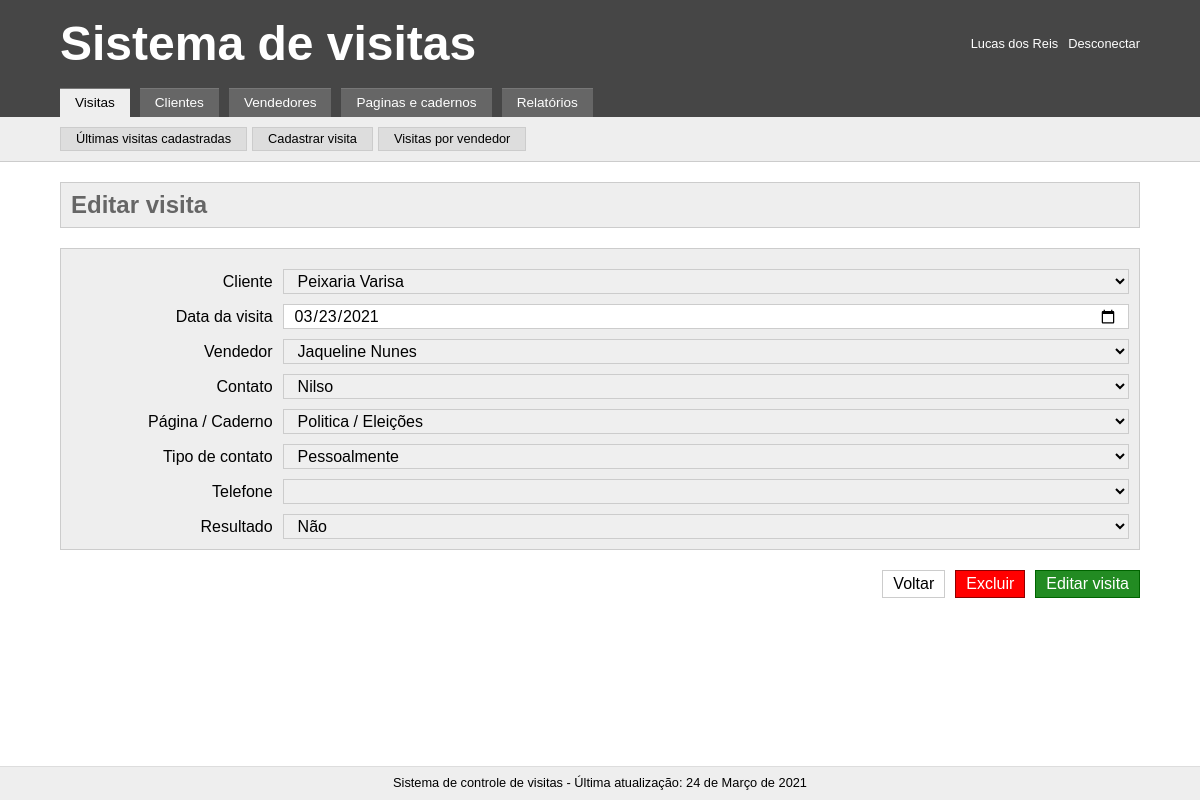
Page /index.php?tab=visitas&subtab=editar_visita&visit=7&client=Peixaria Varisa (signed in) on the committed database.
### tables this page shows
CREATE TABLE `visits` (
  `id` int(11) NOT NULL,
  `date` varchar(20) NOT NULL,
  `seller` varchar(255) NOT NULL,
  `client` varchar(255) NOT NULL,
  `contact` varchar(255) NOT NULL,
  `page` varchar(100) NOT NULL,
  `type` varchar(50) NOT NULL,
  `phone` varchar(30) NOT NULL,
  `result` varchar(20) NOT NULL
);

CREATE TABLE `clients` (
  `id` int(11) NOT NULL,
  `name` varchar(255) NOT NULL,
  `city` varchar(50) NOT NULL,
  `address` varchar(255) NOT NULL,
  `phone` varchar(255) NOT NULL,
  `contact` varchar(255) NOT NULL
);

CREATE TABLE `sellers` (
  `id` int(11) NOT NULL,
  `name` varchar(255) NOT NULL,
  `seller_number` varchar(10) NOT NULL
);

CREATE TABLE `pages` (
  `id` int(11) NOT NULL,
  `name` varchar(255) NOT NULL
);

### _include/crud.php (called while the page is built, shortened)
<?php
$infoSellers = $pdo->query("SELECT * FROM sellers")->fetchAll();
$infoClients = $pdo->query("SELECT * FROM clients")->fetchAll();
$infoPages = $pdo->query("SELECT * FROM pages")->fetchAll();
$infoVisits = $pdo->query("SELECT * FROM visits")->fetchAll();

### _include/visitas.php (the view, shortened to what this page needs)
<nav class="opcoes">
	<div class="content">
		<a href="index.php?tab=visitas&subtab=ultimas_visitas_cadastradas">Últimas visitas cadastradas</a>
		<a href="index.php?tab=visitas&subtab=cadastrar_visita">Cadastrar visita</a>
		<a href="index.php?tab=visitas&subtab=visitas_por_vendedor">Visitas por vendedor</a>
	</div>
</nav>
<div class="content">
	<h2><?php
	$h2 = ucfirst(str_replace('_', ' ', $current_subtab))." ".$current_seller;
	echo $h2;
	?></h2>
	<?php if($current_subtab == "editar_visita"){ ?>
		<?php $sqlVisitsToEdit = $pdo->query("SELECT * FROM visits WHERE id = '$_GET[visit]'");
		$infoVisitsToEdit = $sqlVisitsToEdit->fetchAll();
		foreach($infoVisitsToEdit as $valueVisitsToEdit){ ?>
			<form method="post">
				<fieldset>
					<label>Cliente</label>
					<?php for($i=0;$i<sizeof($infoClients);$i++){ ?>
						<?php if ($i == 0) { ?>
							<select name="client" onchange="window.location.replace('index.php?tab=visitas&subtab=editar_visita&visit='+<?= $valueVisitsToEdit['id'] ?>+'&client='+this.value)" required>
							<?php } ?>
							<option <?php echo($current_client == $infoClients[$i]['name'] ? "selected" : ""); ?> value="<?= $infoClients[$i]['name'] ?>"><?= $infoClients[$i]['name'] ?></option>
							<?php if ($i == sizeof($infoClients) - 1) { ?>
							</select>
						<?php } ?>
					<?php } ?>
					<label>Data da visita</label>
					<input type="date" name="date" value="<?= $valueVisitsToEdit['date'] ?>" required>
					<label>Vendedor</label>
					<select name="seller" required>
						<?php foreach($infoSellers as $valueSellers){ ?>
							<option <?php echo ($valueVisitsToEdit['seller'] == "$valueSellers[name]"?"selected":"") ?> value="<?= $valueSellers['name'] ?>"><?= $valueSellers['name'] ?></option>
						<?php } ?>
					</select>
					<label>Contato</label>
					<select name="contact">
						<?php foreach($infoClients as $valueClients){ ?>
							<?php if($valueClients['name'] == $current_client){ ?>
								<?php $contacts = explode(",", $valueClients['contact']);
								foreach($contacts as $valueContact){ ?>
									<option <?php echo ($current_client == "$valueContact"?"selected":"") ?> value="<?=$valueContact ?>"><?= $valueContact ?></option>
								<?php } ?>
							<?php } ?>
						<?php } ?>
					</select>
					<label>Página / Caderno</label>
					<select name="page">
						<?php foreach($infoPages as $valuePages){ ?>
							<option <?php echo ($valueVisitsToEdit['page'] == "$valuePages[name]"?"selected":"") ?> value="<?= $valuePages['name'] ?>"><?= $valuePages['name'] ?></option>
						<?php } ?>
					</select>
					<label>Tipo de contato</label>
					<select name="type">
						<option <?php echo ($valueVisitsToEdit['type'] == "Pessoalmente"?"selected":"") ?> value="Pessoalmente">Pessoalmente</option>
					</select>
					<label>Telefone</label>
					<select name="phone">
						<?php foreach($infoClients as $valueClients){ ?>
							<?php if($valueClients['name'] == $current_client){ ?>
								<?php $phones = explode(",", $valueClients['phone']);
								foreach($phones as $valuePhone){ ?>
									<option <?php echo ($current_client == "$valuePhone"?"selected":"") ?> value="<?=$valuePhone ?>"><?= $valuePhone ?></option>
								<?php } ?>
							<?php } ?>
						<?php } ?>
					</select>
					<label>Resultado</label>
					<select name="result">
						<option <?php echo ($valueVisitsToEdit['result'] == "Não"?"selected":"") ?> value="Não">Não</option>
					</select>
				</fieldset>
				<div class="actions">
					<a href="<?= $previous ?>">Voltar</a>
					<a onclick="open_div('prevent_delete_<?= $valueVisitsToEdit['id'] ?>')" class="exclude_button">Excluir</a>
					<input type="submit" name="editar_visita" value="Editar visita">
				</div>
			</form>
		<?php } ?>
	<?php } ?>
</div>

### _templates/css/style.css (style rules this page uses)
* { margin: 0; padding: 0; font: inherit; -moz-box-sizing: border-box; -webkit-box-sizing: border-box; box-sizing: border-box; }
body { line-height: 1; font-size: 1em; font-family: Arial, Helvetica, sans-serif; }
.content { max-width: 1100px; margin: 0 auto; padding: 0 10px; }
.opcoes { background: #eee; padding: 10px 0; border-bottom: 1px solid #ccc; }
.opcoes .content { display: flex; }
.opcoes a { background: #ddd; display: inline-block; color: #000; text-decoration: none; font-size: 0.8em; border: 1px solid #ccc; padding: 5px 15px; margin-right: 5px; }
main h2 { background-color: #eee; border: 1px solid #ccc; margin: 20px 0; padding: 10px; font-size: 1.5em; font-weight: bold; color: #666; }
main form fieldset { background-color: #eee; border: 1px solid #ccc; margin: 20px 0; padding: 10px; display: flex; flex-wrap: wrap; }
main form fieldset label { flex-basis: 20%; text-align: right; padding-right: 10px; margin-top: 15px; }
main form fieldset input, main form fieldset select, main form fieldset button { flex-basis: 80%; height: 25px; padding: 2px 10px; margin-top: 10px; border: 1px solid #ccc; }
main form .actions { display: flex; justify-content: flex-end; }
main form .actions a, main form .actions input { display: inline-block; padding: 5px 10px; border: 1px solid #ccc; margin-left: 10px; color: #000; text-decoration: none; }
main form .actions .exclude_button { background: red; border: 1px solid DarkRed; color: #fff; }
main form .actions input { border: 1px solid DarkGreen; color: #fff; background: ForestGreen; }

### rows in the picture
visits: date "03/23/2021", seller "Jaqueline Nunes", page "Politica / Eleições", type "Pessoalmente", result "Não"

### other values in the picture
$_SESSION['name'] "Lucas dos Reis"
$h2 "Editar visita"
form field client "Peixaria Varisa"
form field contact "Nilso"
